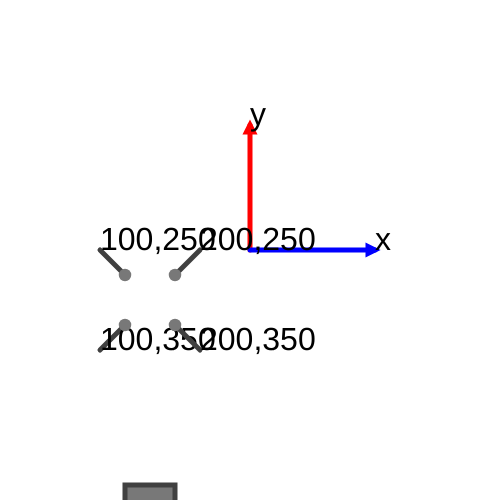
Frame 1 (no input)
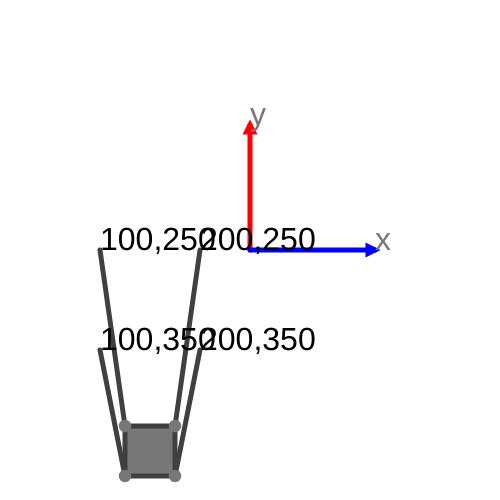
Frame 60 (no input)
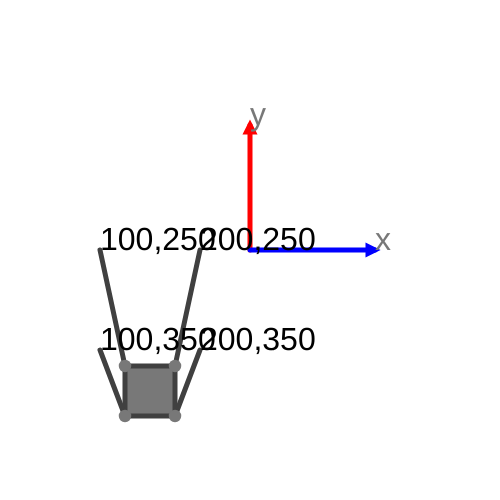
Frame 120 (the mouse pressed at the canvas centre since frame 60)

The p5.js sketch that drew these frames (run headless with seeded random() and noise() and a simulated clock; from frame 60 on, the mouse is pressed at the canvas centre):

// p5.js sketch
// ── sketch.js
//legs in motion?
var bRLW = true;
var fRLW = false;
var bodyMovingR = false;
var bodyMovingL = false;
var bLLW = false;
var fLLW = false;
//
var nextPosition;
let pos;
let rad;

//leg length is 50,50 for now
let lL;

//NOTE: forward = (1,0) vector in R2


//legs are relative to position = ( 0 , 0 );

//forward left shoulder
// forward rad, left rad
let fLS;

//forward left LEG
let fLL;

//forward right shoulder
//forward rad, right rad
let fRS;

//forward right LEG
let fRL;

//back left shoulder
//backward rad, left rad
let bLS;

//backward left LEG
let bLL;


//back right shoulder
//backward rad, right rad
let bRS;

//backward right leg
let bRL;

/* NOTE: 
 *
 *  forward  := positive Y
 *  backward := negative Y 
 *
 *  left     := negative X
 *  right    := positive X
 *
 */

let fLD;
let fRD;
let bLD;
let bRD;
//
var canvas;
var animate;



function configureSetup(){
  rectMode(CENTER);
  textSize(32);

  nextPosition = createVector(0, 60);

  pos = createVector(150, 300);
  rad = 25;
  lL = createVector(rad, rad);

  //direction vectors
  fLD = createVector(-1, -1);
  fRD = createVector(1, -1);
  bLD = createVector(-1, 1);
  bRD = createVector(1, 1);


  //NOTE: forward = (0,1) vector in R2


  //legs are relative to position = ( 0 , 0 );

  /*-------------------------------------------*/
  //forward left shoulder
  // forward rad, left rad
  fLS = p5.Vector.mult(fLD, rad);
  fLS = p5.Vector.add(fLS, pos);
  //fLL
  fLL = p5.Vector.add(
    fLS,
    p5.Vector.mult(fLD, lL)
  );
  /*-------------------------------------------*/

  /*-------------------------------------------*/
  //forward right shoulder
  //forward rad, right rad
  fRS = p5.Vector.mult(fRD, rad);
  fRS = p5.Vector.add(fRS, pos);
  //fRL
  fRL = p5.Vector.add(
    fRS,
    p5.Vector.mult(fRD, lL)
  );
  /*-------------------------------------------*/

  /*-------------------------------------------*/
  //back left shoulder
  //backward rad, left rad
  bLS = p5.Vector.mult(bLD, rad);
  bLS = p5.Vector.add(bLS, pos);
  //bLL
  bLL = p5.Vector.add(
    bLS,
    p5.Vector.mult(bLD, lL)
  );
  /*-------------------------------------------*/

  /*-------------------------------------------*/
  //back right shoulder
  //backward rad, right rad
  bRS = p5.Vector.mult(bRD, rad);
  bRS = p5.Vector.add(bRS, pos);
  //bRL
  bRL = p5.Vector.add(
    bRS,
    p5.Vector.mult(bRD, lL)
  );
  /*-------------------------------------------*/
  
  //start off screen
  pos.y = height +10;
}

function onLoadFN(){
  
  canvas.parent('#walking-robot-canvas');
  console.log("onALoad ran");
   //alert("BOOP");
}

function setup() {
  
  canvas = createCanvas(500, 500);
  
  
  configureSetup();


  //createCanvas(400, 400);
  
  

}

function draw() {
  background(255);
  /* we will need to recalculate each position for each frame
   *
   *
   **/
  //reCalculateLegPositions();
  /**/



  // Coord axes----------------------
  drawCoordinateAxis()
  //---------------------------------

  //draw the bot
  drawBot();

  //pos.y--;

  walk();

}

function walk() {
  if(pos.y > -100){
     
     
  bRLStep();
  fRLStep();
  moveBodyR();
  bLLStep();
  fLLStep();
  moveBodyL();
}
}
function bRLStep() {
  
  if (bRLW == true) {
    //console.log("back Right Leg Stepping...");
    if (bRL.y > pos.y) {
      bRL.y--;
    } else {
      bRLW = false;
      fRLW = true;
    }
  }
  
}

function fRLStep() {
  
  if (fRLW == true) {
   // console.log("front Right Leg Stepping...");
    if (fRL.y > pos.y -3*rad ) {
      fRL.y--;
    } else {
      fRLW = false;
      bodyMovingR = true;
    }
  }
   
}

function moveBodyR() {
 
  if (bodyMovingR == true) {
     //console.log("body Moving Forward");
    if (pos.y > fRL.y + 2 * rad) {
      pos.y--;

      reCalculateShoulderPositions();
    } else {
      bodyMovingR = false;
      bLLW = true;
    }
  }
   
  
}

function bLLStep() {
  
  if (bLLW == true) {
    //console.log("back Left Leg Stepping...");
    if (bLL.y > pos.y) {
      bLL.y--;
    } else {
      bLLW = false;
      fLLW = true;
    }
  }
   
}

function fLLStep() {
  
  if (fLLW == true) {
    //console.log("forward Left Leg Stepping...");
    if ( fLL.y > pos.y -3*rad) {
      fLL.y--;
    } else {
      fLLW = false;
      bodyMovingL = true;
    }
  }
   
}

function moveBodyL() {
  
  if (bodyMovingL == true) {
    //console.log("Moving Body Again...");
    if (pos.y > bLL.y -3*rad) {
      pos.y--;

      reCalculateShoulderPositions();
    } else {
      bodyMovingL = false;
      bRLW = true;
    }
    
  }
}





// draw an arrow for a vector at a given base position
function drawArrow(base, vec, myColor) {
  push();
  stroke(myColor);
  strokeWeight(5);
  fill(myColor);
  translate(base.x, base.y);
  line(0, 0, vec.x, vec.y);
  rotate(vec.heading());
  let arrowSize = 7;
  translate(vec.mag() - arrowSize, 0);
  triangle(0, arrowSize / 2, 0, -arrowSize / 2, arrowSize, 0);
  pop();
}

function reCalculateShoulderPositions() {
  /*-------------------------------------------*/
  //forward left shoulder
  // forward rad, left rad
  fLS = p5.Vector.mult(fLD, rad);
  fLS = p5.Vector.add(fLS, pos);

  /*-------------------------------------------*/
  //forward right shoulder
  //forward rad, right rad
  fRS = p5.Vector.mult(fRD, rad);
  fRS = p5.Vector.add(fRS, pos);

  /*-------------------------------------------*/
  //back left shoulder
  //backward rad, left rad
  bLS = p5.Vector.mult(bLD, rad);
  bLS = p5.Vector.add(bLS, pos);

  /*-------------------------------------------*/
  //back right shoulder
  //backward rad, right rad
  bRS = p5.Vector.mult(bRD, rad);
  bRS = p5.Vector.add(bRS, pos);


}


function reCalculateLegPositions() {

  //NOTE: forward = (0,1) vector in R2


  //legs are relative to position = ( 0 , 0 );

  //fLL
  fLL = p5.Vector.add(
    fLS,
    p5.Vector.mult(fLD, lL)
  );
  /*-------------------------------------------*/


  //fRL
  fRL = p5.Vector.add(
    fRS,
    p5.Vector.mult(fRD, lL)
  );
  /*-------------------------------------------*/


  //bLL
  bLL = p5.Vector.add(
    bLS,
    p5.Vector.mult(bLD, lL)
  );
  /*-------------------------------------------*/


  //bRL
  bRL = p5.Vector.add(
    bRS,
    p5.Vector.mult(bRD, lL)
  );
  /*-------------------------------------------*/

}

function drawCoordinateAxis() {
  push();
  translate(width / 2, height / 2);
  // Y dir
  drawArrow(
    createVector(0, 0),
    createVector(0, -height / 4),
    color(255, 0, 0)
  );
  text(`y`, 0, -height / 4);
  //

  //X Dir
  drawArrow(
    createVector(0, 0),
    createVector(width / 4, 0),
    color(0, 0, 255)
  );
  text(`x`, width / 4, 0);
  //
  pop();
}

/**
 *
 *
 */
function drawBot() {
  var s1, s2, s3, s4;
  strokeWeight(5);
  stroke(64);
  fill(120);

  //body
  square(pos.x, pos.y, 2 * rad);

  //legs
  fill(0);

  //fLL
  strokeWeight(5);
  stroke(64);
  line(fLS.x, fLS.y, fLL.x, fLL.y);

  strokeWeight(0);
  stroke(0);
  s1 = `${fLL.x},${fLL.y}`;
  text(s1, fLL.x, fLL.y);

  //fRL
  strokeWeight(5);
  stroke(64);
  line(fRS.x, fRS.y, fRL.x, fRL.y);

  strokeWeight(0);
  stroke(0);
  s2 = `${fRL.x},${fRL.y}`;
  text(s2, fRL.x, fRL.y);

  //bLL
  strokeWeight(5);
  stroke(64);
  line(bLS.x, bLS.y, bLL.x, bLL.y);

  strokeWeight(0);
  stroke(0);
  s3 = `${bLL.x},${bLL.y}`;
  text(s3, bLL.x, bLL.y);

  //bRL
  strokeWeight(5);
  stroke(64);
  line(bRS.x, bRS.y, bRL.x, bRL.y);

  strokeWeight(0);
  stroke(0);
  s4 = `${bRL.x},${bRL.y}`;
  text(s4, bRL.x, bRL.y);

  //shoulders get drawn OVERTOP of legs
  fill(120);
  circle(fLS.x, fLS.y, rad / 2);
  circle(fRS.x, fRS.y, rad / 2);
  circle(bLS.x, bLS.y, rad / 2);
  circle(bRS.x, bRS.y, rad / 2);


}
// ── 2020-10-.html
<style>
    canvas {
       position: relative;
       top:0;
       left:0;
       width:100%;
       height:100%;
       
    }
</style>

<article>
    <a date="2020-10-02" id="2020-10-02">2020-10-02</a>
    <h1>"Quad Walker Animation" </h1>
    <script src="https://cdn.jsdelivr.net/npm/p5@1.1.9/lib/p5.js"></script>
    <script src="posts/2020-10-02/sketchIM.js"></script>
    <script src="2020-10-02/sketchIM.js"></script>
    <script src="sketchIM.js"></script>

    <div id="walking-robot-canvas">
        <script>
            var sketch =function(p){

//legs in motion?
p.bRLW = true;
p.fRLW = false;
p.bodyMovingR = false;
p.bodyMovingL = false;
p.bLLW = false;
p.fLLW = false;
//
p.nextPosition;
p.pos;
p.rad;

//leg length is 50,50 for now
p.lL;

//NOTE: forward = (1,0) vector in R2


//legs are relative to position = ( 0 , 0 );

//forward left shoulder
// forward rad, left rad
p.fLS;

//forward left LEG
p.fLL;

//forward right shoulder
//forward rad, right rad
p.fRS;

//forward right LEG
p.fRL;

//back left shoulder
//backward rad, left rad
p.bLS;

//backward left LEG
p.bLL;


//back right shoulder
//backward rad, right rad
p.bRS;

//backward right leg
p.bRL;

/* NOTE: 
*
*  forward  := positive Y
*  backward := negative Y 
*
*  left     := negative X
*  right    := positive X
*
*/

p.fLD;
p.fRD;
p.bLD;
p.bRD;
//
p.canvas;
p.animate;



p.configureSetup =function(){
  p.rectMode(p.CENTER);
  p.textSize(32);

  p.nextPosition = p.createVector(0, 60);

  p.pos = p.createVector(150, 300);
  p.rad = 25;
  p.lL = p.createVector(p.rad, p.rad);

  //direction vectors
  p.fLD = p.createVector(-1, -1);
  p.fRD = p.createVector(1, -1);
  p.bLD = p.createVector(-1, 1);
  p.bRD = p.createVector(1, 1);


  //NOTE: forward = (0,1) vector in R2


  //legs are relative to position = ( 0 , 0 );

  /*-------------------------------------------*/
  //forward left shoulder
  // forward rad, left rad
  p.fLS = p5.Vector.mult(p.fLD, p.rad);
  p.fLS = p5.Vector.add(p.fLS, p.pos);
  //fLL
  p.fLL = p5.Vector.add(
    p.fLS,
    p5.Vector.mult(p.fLD, p.lL)
  );
  /*-------------------------------------------*/

  /*-------------------------------------------*/
  //forward right shoulder
  //forward rad, right rad
  p.fRS = p5.Vector.mult(p.fRD, p.rad);
  p.fRS = p5.Vector.add(p.fRS, p.pos);
  //fRL
  p.fRL = p5.Vector.add(
    p.fRS,
    p5.Vector.mult(p.fRD, p.lL)
  );
  /*-------------------------------------------*/

  /*-------------------------------------------*/
  //back left shoulder
  //backward rad, left rad
  p.bLS = p5.Vector.mult(p.bLD, p.rad);
  p.bLS = p5.Vector.add(p.bLS, p.pos);
  //bLL
  p.bLL = p5.Vector.add(
    p.bLS,
    p5.Vector.mult(p.bLD, p.lL)
  );
  /*-------------------------------------------*/

  /*-------------------------------------------*/
  //back right shoulder
  //backward rad, right rad
  p.bRS = p5.Vector.mult(p.bRD, p.rad);
  p.bRS = p5.Vector.add(p.bRS, p.pos);
  //bRL
  p.bRL = p5.Vector.add(
    p.bRS,
    p5.Vector.mult(p.bRD, p.lL)
  );
  /*-------------------------------------------*/
  
  //start off screen
  p.pos.y = p.height +10;
};

p.onLoadFN = function(){
  
  p.canvas.parent('#walking-robot-canvas');
  console.log("onALoad ran");
  //alert("BOOP");
};

p.setup = function() {
  
  p.canvas = p.createCanvas(500, 500);
  
  
  p.configureSetup();


  //createCanvas(400, 400);
  
  

}

p.draw = function() {
  p.background(255);
  /* we will need to recalculate each position for each frame
  *
  *
  **/
  //reCalculateLegPositions();
  /**/



  // Coord axes----------------------
  p.drawCoordinateAxis();
  //---------------------------------

  //draw the bot
  p.drawBot();

  //pos.y--;

  p.walk();

}

p.walk = function() {
  if(p.pos.y > -100){
    
    
    p.bRLStep();
    p.fRLStep();
    p.moveBodyR();
    p.bLLStep();
    p.fLLStep();
    p.moveBodyL();
}
}
p.bRLStep=function() {
  
  if (p.bRLW == true) {
    //console.log("back Right Leg Stepping...");
    if (p.bRL.y > p.pos.y) {
      p.bRL.y--;
    } else {
      p.bRLW = false;
      p.fRLW = true;
    }
  }
  
}

p.fRLStep=function() {
  
  if (p.fRLW == true) {
  // console.log("front Right Leg Stepping...");
    if (p.fRL.y > p.pos.y -3*p.rad ) {
      p.fRL.y--;
    } else {
      p.fRLW = false;
      p.bodyMovingR = true;
    }
  }
  
}

p.moveBodyR=function() {

  if (p.bodyMovingR == true) {
    //console.log("body Moving Forward");
    if (p.pos.y > p.fRL.y + 2 * p.rad) {
      p.pos.y--;

      p.reCalculateShoulderPositions();
    } else {
      p.bodyMovingR = false;
      p.bLLW = true;
    }
  }
  
  
}

p.bLLStep=function() {
  
  if (p.bLLW == true) {
    //console.log("back Left Leg Stepping...");
    if (p.bLL.y > p.pos.y) {
      p.bLL.y--;
    } else {
      p.bLLW = false;
      p.fLLW = true;
    }
  }
  
}

p.fLLStep=function() {
  
  if (p.fLLW == true) {
    //console.log("forward Left Leg Stepping...");
    if ( p.fLL.y > p.pos.y -3*p.rad) {
      p.fLL.y--;
    } else {
      p.fLLW = false;
      p.bodyMovingL = true;
    }
  }
  
}

p.moveBodyL=function() {
  
  if (p.bodyMovingL == true) {
    //console.log("Moving Body Again...");
    if (p.pos.y > p.bLL.y -3*p.rad) {
      p.pos.y--;

      p.reCalculateShoulderPositions();
    } else {
      p.bodyMovingL = false;
      p.bRLW = true;
    }
    
  }
}





// draw an arrow for a vector at a given base position
p.drawArrow=function(base, vec, myColor) {
  p.push();
  p.stroke(myColor);
  p.strokeWeight(5);
  p.fill(myColor);
  p.translate(base.x, base.y);
  p.line(0, 0, vec.x, vec.y);
  p.rotate(vec.heading());
  let arrowSize = 7;
  p.translate(vec.mag() - arrowSize, 0);
  p.triangle(0, arrowSize / 2, 0, -arrowSize / 2, arrowSize, 0);
  p.pop();
}

p.reCalculateShoulderPositions=function() {
  /*-------------------------------------------*/
  //forward left shoulder
  // forward rad, left rad
  p.fLS = p5.Vector.mult(p.fLD, p.rad);
  p.fLS = p5.Vector.add(p.fLS, p.pos);

  /*-------------------------------------------*/
  //forward right shoulder
  //forward rad, right rad
  p.fRS = p5.Vector.mult(p.fRD, p.rad);
  p.fRS = p5.Vector.add(p.fRS, p.pos);

  /*-------------------------------------------*/
  //back left shoulder
  //backward rad, left rad
  p.bLS = p5.Vector.mult(p.bLD, p.rad);
  p.bLS = p5.Vector.add(p.bLS, p.pos);

  /*-------------------------------------------*/
  //back right shoulder
  //backward rad, right rad
  p.bRS = p5.Vector.mult(p.bRD, p.rad);
  p.bRS = p5.Vector.add(p.bRS, p.pos);


}




p.drawCoordinateAxis=function() {
  p.push();
  p.translate(p.width / 2, p.height / 2);
  // Y dir
  p.drawArrow(
    p.createVector(0, 0),
    p.createVector(0, -p.height / 4),
    p.color(255, 0, 0)
  );
  p.text(`y`, 0, -p.height / 4);
  //

  //X Dir
  p.drawArrow(
    p.createVector(0, 0),
    p.createVector(p.width / 4, 0),
    p.color(0, 0, 255)
  );
  p.text(`x`, p.width / 4, 0);
  //
  p.pop();
}

/**
 *
 *
 */
p.drawBot=function() {
  var s1, s2, s3, s4;
  p.strokeWeight(5);
  p.stroke(64);
  p.fill(120);

  //body
  p.square(p.pos.x, p.pos.y, 2 * p.rad);

  //legs
  p.fill(0);

  //fLL
  p.strokeWeight(5);
  p.stroke(64);
  p.line(p.fLS.x, p.fLS.y, p.fLL.x, p.fLL.y);

  p.strokeWeight(0);
  p.stroke(0);
  s1 = `${p.fLL.x},${p.fLL.y}`;
  p.text(s1, p.fLL.x, p.fLL.y);

  //fRL
  p.strokeWeight(5);
  p.stroke(64);
  p.line(p.fRS.x, p.fRS.y, p.fRL.x, p.fRL.y);

  p.strokeWeight(0);
  p.stroke(0);
  s2 = `${p.fRL.x},${p.fRL.y}`;
  p.text(s2, p.fRL.x, p.fRL.y);

  //bLL
  p.strokeWeight(5);
  p.stroke(64);
  p.line(p.bLS.x, p.bLS.y, p.bLL.x, p.bLL.y);

  p.strokeWeight(0);
  p.stroke(0);
  s3 = `${p.bLL.x},${p.bLL.y}`;
  p.text(s3, p.bLL.x, p.bLL.y);

  //bRL
  p.strokeWeight(5);
  p.stroke(64);
  p.line(p.bRS.x, p.bRS.y, p.bRL.x, p.bRL.y);

  p.strokeWeight(0);
  p.stroke(0);
  s4 = `${p.bRL.x},${p.bRL.y}`;
  p.text(s4, p.bRL.x, p.bRL.y);

  //shoulders get drawn OVERTOP of legs
  p.fill(120);
  p.circle(p.fLS.x, p.fLS.y, p.rad / 2);
  p.circle(p.fRS.x, p.fRS.y, p.rad / 2);
  p.circle(p.bLS.x, p.bLS.y, p.rad / 2);
  p.circle(p.bRS.x, p.bRS.y, p.rad / 2);


}
}



var myp5 = new p5(sketch,"walking-robot-canvas");
        </script>
    </div>
    
    <p> 
        I spent the last day or so attempting to animate this.
    </p>



       
</article>
 
// ── sketchIM.js
var sketch =function(p){

  //legs in motion?
  p.bRLW = true;
  p.fRLW = false;
  p.bodyMovingR = false;
  p.bodyMovingL = false;
  p.bLLW = false;
  p.fLLW = false;
  //
  p.nextPosition;
  p.pos;
  p.rad;

  //leg length is 50,50 for now
  p.lL;

  //NOTE: forward = (1,0) vector in R2


  //legs are relative to position = ( 0 , 0 );

  //forward left shoulder
  // forward rad, left rad
  p.fLS;

  //forward left LEG
  p.fLL;

  //forward right shoulder
  //forward rad, right rad
  p.fRS;

  //forward right LEG
  p.fRL;

  //back left shoulder
  //backward rad, left rad
  p.bLS;

  //backward left LEG
  p.bLL;


  //back right shoulder
  //backward rad, right rad
  p.bRS;

  //backward right leg
  p.bRL;

  /* NOTE: 
  *
  *  forward  := positive Y
  *  backward := negative Y 
  *
  *  left     := negative X
  *  right    := positive X
  *
  */

  p.fLD;
  p.fRD;
  p.bLD;
  p.bRD;
  //
  p.canvas;
  p.animate;



  p.configureSetup =function(){
    p.rectMode(p.CENTER);
    p.textSize(32);

    p.nextPosition = p.createVector(0, 60);

    p.pos = p.createVector(150, 300);
    p.rad = 25;
    p.lL = p.createVector(p.rad, p.rad);

    //direction vectors
    p.fLD = p.createVector(-1, -1);
    p.fRD = p.createVector(1, -1);
    p.bLD = p.createVector(-1, 1);
    p.bRD = p.createVector(1, 1);


    //NOTE: forward = (0,1) vector in R2


    //legs are relative to position = ( 0 , 0 );

    /*-------------------------------------------*/
    //forward left shoulder
    // forward rad, left rad
    p.fLS = p5.Vector.mult(p.fLD, p.rad);
    p.fLS = p5.Vector.add(p.fLS, p.pos);
    //fLL
    p.fLL = p5.Vector.add(
      p.fLS,
      p5.Vector.mult(p.fLD, p.lL)
    );
    /*-------------------------------------------*/

    /*-------------------------------------------*/
    //forward right shoulder
    //forward rad, right rad
    p.fRS = p5.Vector.mult(p.fRD, p.rad);
    p.fRS = p5.Vector.add(p.fRS, p.pos);
    //fRL
    p.fRL = p5.Vector.add(
      p.fRS,
      p5.Vector.mult(p.fRD, p.lL)
    );
    /*-------------------------------------------*/

    /*-------------------------------------------*/
    //back left shoulder
    //backward rad, left rad
    p.bLS = p5.Vector.mult(p.bLD, p.rad);
    p.bLS = p5.Vector.add(p.bLS, p.pos);
    //bLL
    p.bLL = p5.Vector.add(
      p.bLS,
      p5.Vector.mult(p.bLD, p.lL)
    );
    /*-------------------------------------------*/

    /*-------------------------------------------*/
    //back right shoulder
    //backward rad, right rad
    p.bRS = p5.Vector.mult(p.bRD, p.rad);
    p.bRS = p5.Vector.add(p.bRS, p.pos);
    //bRL
    p.bRL = p5.Vector.add(
      p.bRS,
      p5.Vector.mult(p.bRD, p.lL)
    );
    /*-------------------------------------------*/
    
    //start off screen
    p.pos.y = p.height +10;
  };

  p.onLoadFN = function(){
    
    p.canvas.parent('#walking-robot-canvas');
    console.log("onALoad ran");
    //alert("BOOP");
  };

  p.setup = function() {
    
    p.canvas = p.createCanvas(500, 500);
    
    
    p.configureSetup();


    //createCanvas(400, 400);
    
    

  }

  p.draw = function() {
    p.background(255);
    /* we will need to recalculate each position for each frame
    *
    *
    **/
    //reCalculateLegPositions();
    /**/



    // Coord axes----------------------
    p.drawCoordinateAxis();
    //---------------------------------

    //draw the bot
    p.drawBot();

    //pos.y--;

    p.walk();

  }

  p.walk = function() {
    if(p.pos.y > -100){
      
      
      p.bRLStep();
      p.fRLStep();
      p.moveBodyR();
      p.bLLStep();
      p.fLLStep();
      p.moveBodyL();
  }
  }
  p.bRLStep=function() {
    
    if (p.bRLW == true) {
      //console.log("back Right Leg Stepping...");
      if (p.bRL.y > p.pos.y) {
        p.bRL.y--;
      } else {
        p.bRLW = false;
        p.fRLW = true;
      }
    }
    
  }

  p.fRLStep=function() {
    
    if (p.fRLW == true) {
    // console.log("front Right Leg Stepping...");
      if (p.fRL.y > p.pos.y -3*p.rad ) {
        p.fRL.y--;
      } else {
        p.fRLW = false;
        p.bodyMovingR = true;
      }
    }
    
  }

  p.moveBodyR=function() {
  
    if (p.bodyMovingR == true) {
      //console.log("body Moving Forward");
      if (p.pos.y > p.fRL.y + 2 * p.rad) {
        p.pos.y--;

        p.reCalculateShoulderPositions();
      } else {
        p.bodyMovingR = false;
        p.bLLW = true;
      }
    }
    
    
  }

  p.bLLStep=function() {
    
    if (p.bLLW == true) {
      //console.log("back Left Leg Stepping...");
      if (p.bLL.y > p.pos.y) {
        p.bLL.y--;
      } else {
        p.bLLW = false;
        p.fLLW = true;
      }
    }
    
  }

  p.fLLStep=function() {
    
    if (p.fLLW == true) {
      //console.log("forward Left Leg Stepping...");
      if ( p.fLL.y > p.pos.y -3*p.rad) {
        p.fLL.y--;
      } else {
        p.fLLW = false;
        p.bodyMovingL = true;
      }
    }
    
  }

  p.moveBodyL=function() {
    
    if (p.bodyMovingL == true) {
      //console.log("Moving Body Again...");
      if (p.pos.y > p.bLL.y -3*p.rad) {
        p.pos.y--;

        p.reCalculateShoulderPositions();
      } else {
        p.bodyMovingL = false;
        p.bRLW = true;
      }
      
    }
  }





  // draw an arrow for a vector at a given base position
  p.drawArrow=function(base, vec, myColor) {
    p.push();
    p.stroke(myColor);
    p.strokeWeight(5);
    p.fill(myColor);
    p.translate(base.x, base.y);
    p.line(0, 0, vec.x, vec.y);
    p.rotate(vec.heading());
    let arrowSize = 7;
    p.translate(vec.mag() - arrowSize, 0);
    p.triangle(0, arrowSize / 2, 0, -arrowSize / 2, arrowSize, 0);
    p.pop();
  }

  p.reCalculateShoulderPositions=function() {
    /*-------------------------------------------*/
    //forward left shoulder
    // forward rad, left rad
    p.fLS = p5.Vector.mult(p.fLD, p.rad);
    p.fLS = p5.Vector.add(p.fLS, p.pos);

    /*-------------------------------------------*/
    //forward right shoulder
    //forward rad, right rad
    p.fRS = p5.Vector.mult(p.fRD, p.rad);
    p.fRS = p5.Vector.add(p.fRS, p.pos);

    /*-------------------------------------------*/
    //back left shoulder
    //backward rad, left rad
    p.bLS = p5.Vector.mult(p.bLD, p.rad);
    p.bLS = p5.Vector.add(p.bLS, p.pos);

    /*-------------------------------------------*/
    //back right shoulder
    //backward rad, right rad
    p.bRS = p5.Vector.mult(p.bRD, p.rad);
    p.bRS = p5.Vector.add(p.bRS, p.pos);


  }


  

  p.drawCoordinateAxis=function() {
    p.push();
    p.translate(p.width / 2, p.height / 2);
    // Y dir
    p.drawArrow(
      p.createVector(0, 0),
      p.createVector(0, -p.height / 4),
      p.color(255, 0, 0)
    );
    p.text(`y`, 0, -p.height / 4);
    //

    //X Dir
    p.drawArrow(
      p.createVector(0, 0),
      p.createVector(p.width / 4, 0),
      p.color(0, 0, 255)
    );
    p.text(`x`, p.width / 4, 0);
    //
    p.pop();
  }

  /**
   *
   *
   */
  p.drawBot=function() {
    var s1, s2, s3, s4;
    p.strokeWeight(5);
    p.stroke(64);
    p.fill(120);

    //body
    p.square(p.pos.x, p.pos.y, 2 * p.rad);

    //legs
    p.fill(0);

    //fLL
    p.strokeWeight(5);
    p.stroke(64);
    p.line(p.fLS.x, p.fLS.y, p.fLL.x, p.fLL.y);

    p.strokeWeight(0);
    p.stroke(0);
    s1 = `${p.fLL.x},${p.fLL.y}`;
    p.text(s1, p.fLL.x, p.fLL.y);

    //fRL
    p.strokeWeight(5);
    p.stroke(64);
    p.line(p.fRS.x, p.fRS.y, p.fRL.x, p.fRL.y);

    p.strokeWeight(0);
    p.stroke(0);
    s2 = `${p.fRL.x},${p.fRL.y}`;
    p.text(s2, p.fRL.x, p.fRL.y);

    //bLL
    p.strokeWeight(5);
    p.stroke(64);
    p.line(p.bLS.x, p.bLS.y, p.bLL.x, p.bLL.y);

    p.strokeWeight(0);
    p.stroke(0);
    s3 = `${p.bLL.x},${p.bLL.y}`;
    p.text(s3, p.bLL.x, p.bLL.y);

    //bRL
    p.strokeWeight(5);
    p.stroke(64);
    p.line(p.bRS.x, p.bRS.y, p.bRL.x, p.bRL.y);

    p.strokeWeight(0);
    p.stroke(0);
    s4 = `${p.bRL.x},${p.bRL.y}`;
    p.text(s4, p.bRL.x, p.bRL.y);

    //shoulders get drawn OVERTOP of legs
    p.fill(120);
    p.circle(p.fLS.x, p.fLS.y, p.rad / 2);
    p.circle(p.fRS.x, p.fRS.y, p.rad / 2);
    p.circle(p.bLS.x, p.bLS.y, p.rad / 2);
    p.circle(p.bRS.x, p.bRS.y, p.rad / 2);


  }
}



var myp5 = new p5(sketch,"walking-robot-canvas");
